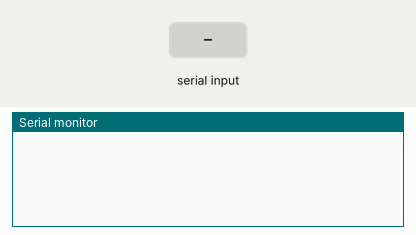
Recording of a sketch running on a simulated Arduino Mega 2560, built with avr-gcc and run on an emulated ATmega2560. Shown: the last lines printed to the serial monitor. The test bench sets the inputs (shaded band).

Above: at 1.2 s.
1.3 s: "3\n" received over Serial
At 6.4 s:
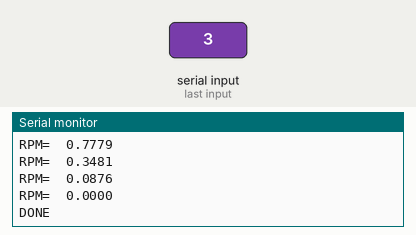
6.7 s: byte 52 ('4') received over Serial
At 8.05 s:
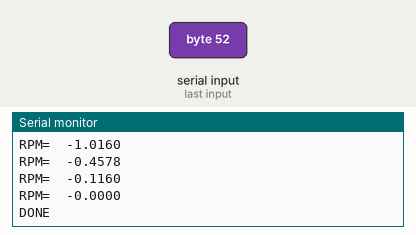
8.2 s: byte 50 ('2') received over Serial
At 10.7 s:
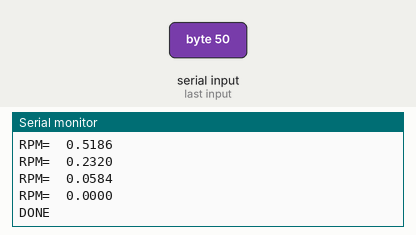
Timing chart, 0 to 12.2 s (numbered marks = the images above; inputs shaded):
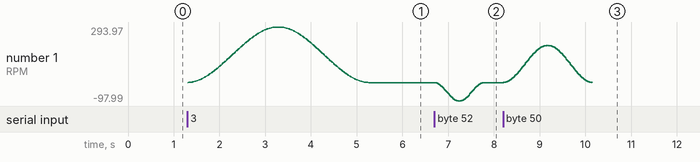

The sketch:

0505AGV.ino
```cpp
/*
  AGV_0417_accel_decel_코드
  가속함수, 등속함수, 감속함수가 있다.
  매개변수
  -가속&감속함수(속도, 최대시간, 명령간격);
  -등속함수(속도, 유지시간);
  가속함수가 되는 동안 STOP명령을 주면 그때의 속도에서 그대로 감속된다.
*/
double hi;
double max_time_3ms=2;
double max_time_2ms=1;
double max_time_1ms=0.5;
double scale_3ms=0.02;
double scale_2ms=0.01;
double scale_1ms=0.01;
double delay_3ms=18;
double delay_2ms=8;
double delay_1ms=9;
double sec=0;
char CMD;

void setup() {
  Serial.begin(115200);
  Serial3.begin(115200);
}

void loop(){
  motor_set();
  if(Serial.available()){
    CMD=Serial.read();
    motor_set();
    switch(CMD){
      case '3':
        Serial.println("---------------33333----------------");
        Agv_accel(3,max_time_3ms,scale_3ms,delay_3ms);
        Agv_constant(3,0);
        Agv_decel(3,max_time_3ms,scale_3ms,delay_3ms);
        break;
      case '2':
        Serial.println("---------------22222----------------");
        Agv_accel(2,max_time_2ms,scale_2ms,delay_2ms);
        Agv_constant(2,10);
        Agv_decel(2,max_time_2ms,scale_2ms,delay_2ms);
        break;
      case '1':
        Serial.println("---------------11111----------------");
        Agv_accel(1,max_time_1ms,scale_1ms,delay_1ms);
        Agv_constant(1,0);
        Agv_decel(1,max_time_1ms,scale_1ms,delay_1ms);
        break;
      case '4':
        Serial.println("--------------------BBBB-----------");
        Agv_accel(4,max_time_1ms,scale_1ms,delay_1ms);
        Agv_constant(1,0);
        Agv_decel(4,max_time_1ms,scale_1ms,delay_1ms);
        break;
    }
  }
}


//AGV 가속함수
void Agv_accel(double vel_type,double Max_time,double scale,double delay_time){
  Serial3.println("co1=1");Serial3.println("co2=1");
  while (sec <= Max_time){
    double Vel=VEL_TYPE(vel_type,sec);//속도공식
    double RPM=Vel*60/(3.14*0.065);//모터에 부여할 RPM
    double cmd_rpm=RPM/3.0;//AGV벨트풀리 3:1이므로 실제 모터에 부여할 RPM은 /3해야함.
    Serial.print("RPM=  "); Serial.println(cmd_rpm,4);//소수점 4자리까지표시
    String cmd_str;//모터에 줄 속도 명령어
    cmd_str="mvc="+String(-cmd_rpm)+","+String(cmd_rpm);
    //Serial.println(cmd_str);
    Serial3.println(cmd_str);//----------------모터에명령통신-------

    sec=sec+scale;delay(delay_time);
    if(Serial.available()){
      char STOP=Serial.read();
      if(STOP=='0') return;
      Serial.print("\n");
    }
  }

}

//AGV 감속함수
void Agv_decel(double vel_type,double Max_time,double scale,double delay_time){
  while (sec >0){
    double Vel=VEL_TYPE(vel_type,sec);//속도공식
    double RPM=Vel*60/(3.14*0.065);//모터에 부여할 RPM
    double cmd_rpm=RPM/3.0;//AGV벨트풀리 3:1이므로 실제 모터에 부여할 RPM은 /3해야함.
    Serial.print("RPM=  "); Serial.println(cmd_rpm,4);//소수점 4자리까지표시
    String cmd_str;//모터에 줄 속도 명령어
    cmd_str="mvc="+String(-cmd_rpm)+","+String(cmd_rpm);
    //Serial.println(cmd_str);
    Serial3.println(cmd_str);//----------------모터에명령통신-------
    sec=sec-scale; delay(delay_time);
    //'3'누르면 멈춤
    if(Serial.available()){
      char STOP=Serial.read();
      if(STOP=='0') return;
      Serial.print("\n");
    }
  }
  sec=0;
  Serial3.println("co1=0");Serial3.println("co2=0");
  Serial.println("DONE");
}

//AGV 등속함수

void Agv_constant(double vel_type,double constant_time)
{
  double Vel=VEL_TYPE(vel_type,sec);//속도공식
  double RPM=Vel*60/(3.14*0.065);//모터에 부여할 RPM
  double cmd_rpm=RPM/3.0;//AGV벨트풀리 3:1이므로 실제 모터에 부여할 RPM은 /3해야함.
  String cmd_str;//모터에 줄 속도 명령어
  cmd_str="mvc="+String(-cmd_rpm)+","+String(cmd_rpm);
  //Serial.println(cmd_str);
  Serial3.println(cmd_str);//----------------모터에명령-------
  Serial.println("  Constant!!  ");
  delay(constant_time);
  Serial.println("  DECEL!!  ");
}

//모터정지(초기화)
void motor_set()
{
  Serial3.println("co1=1");//ch1,2모터 power on
  Serial3.println("co2=1");
  Serial3.println("mvc=0,0");//모터초기속도설정
}

//속도프로파일공식_매개변수(속도, 시간)
double VEL_TYPE(double vel_type,double sec){
  double velocity;
  if(vel_type==3){
    velocity=-((sec*sec*sec*3)/4)+((sec*sec*9)/4);
  }
  if(vel_type==2){
    velocity=-((sec*sec*sec)*4)+((sec*sec*6));
  }
  if(vel_type==1){
    velocity=-(16*sec*sec*sec)+(12*sec*sec);
  }
  if(vel_type==4){
    velocity=-(-(16*sec*sec*sec)+(12*sec*sec));
  }
  return velocity;
}
```

Measured:
- after the input at 1.3 s, the serial monitor: prints a new line at once (image 1)
- after the input at 8.2 s, the serial monitor: prints a new line at once (image 3)
